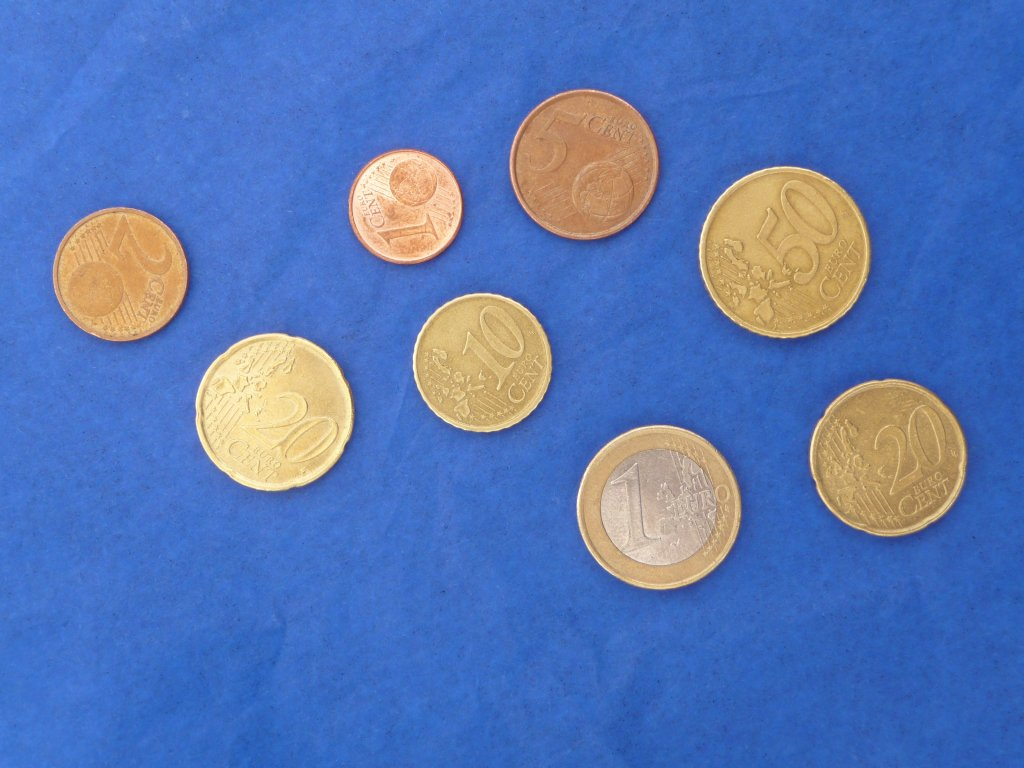
%> input picture Moedas1.jpg, 1024 x 768 px
$ octave h2.m   (GNU Octave 9; MATLAB toolbox functions it lacks are replaced by stand-ins)
%> lines starting %> are read from the running program, lines starting %| are printed output that depends on the picture; in (x1, y1, x2, y2) boxes, pixels count from 0 and x2, y2 are one past the last pixel; in counts of white or black regions, pixels touching at a corner belong together; the program's own positions count from 1
clear all, close all

thr = 140;
minArea = 20;
circularityThr = 0.05;
img = imread('Moedas1.jpg');
%> img is the input picture: size 768x1024x3 uint8; mean R, G, B 87.8, 118.8, 181

%% Plot image and each layer of the color
% [15 lines of commented-out code are left out]
%% Use the layer that separates the background best
%%figure;
%%imshow(img(:,:,1) > thr);

%% Remove noises (?)
%%figure;
se = strel('disk',3);
bw = imclose(img(:,:,1) > thr,se);
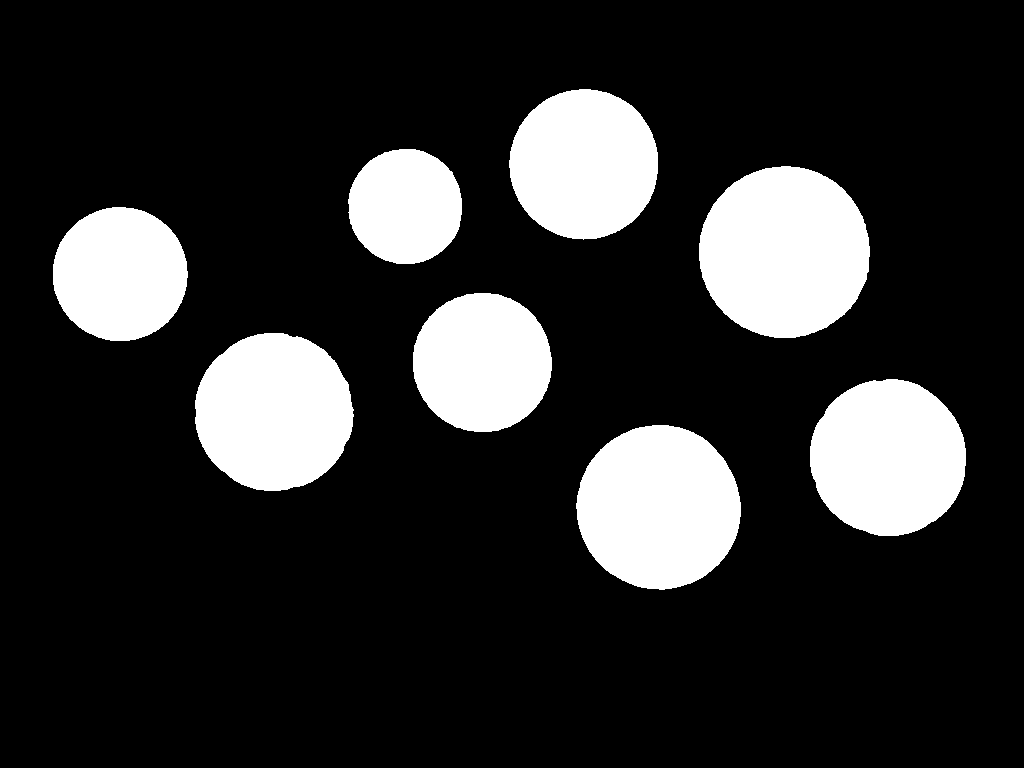
%> bw: size 768x1024 logical; 17.9% white; 8 white regions, largest, box (x1, y1, x2, y2) and area: (699, 166, 870, 338) 23112, (576, 425, 741, 590) 21171, (195, 333, 354, 491) 19659
%%imshow(bw);

%% Conected components
[lb num]=bwlabel(bw);
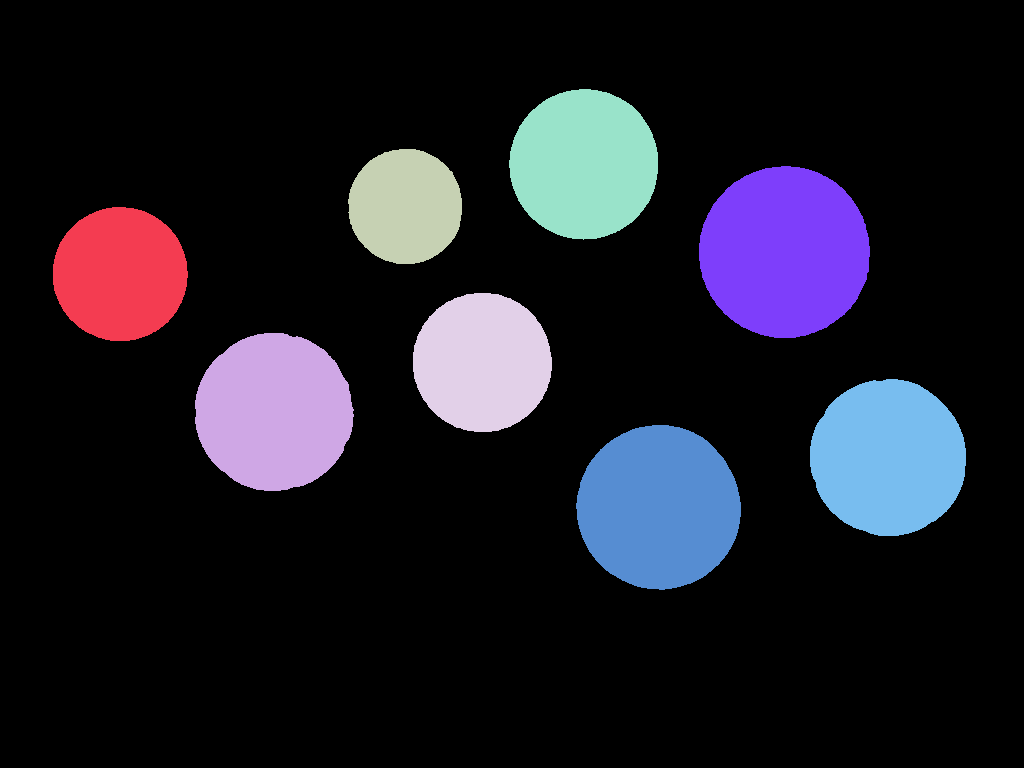
%> lb: size 768x1024 double; 9 distinct labels, from 0 to 8; one colour per label, 0 black
%> num = 8
% imshow(uint8(lb * 20));

%%
regionProps = regionprops(lb,'centroid', 'area', 'perimeter', 'FilledImage', 'Orientation','MajorAxisLength','MinorAxisLength');
%> regionProps = 8 regions; Area, Centroid, MajorAxisLength, MinorAxisLength and Orientation: 23112 [785.2 252.7] 171.9 171.2 84.21, 21171 [659.3 508] 164.9 163.5 -53.28, 19659 [274.5 412.6] 158.4 158 -22.15, 19249 [888.7 458.2] 157.5 155.6 -50.28, 17610 [584.6 164.8] 150.4 149.1 79.7, 15245 [482.8 363] 139.6 139 -57.53, 14231 [120.7 274.6] 135.1 134.2 -5.77, 10387 [406 207] 115.7 114.3 -77.52

%Compute and add fields to imageProps
newField = 'Circularity';
for i=1:num
   regionProps(i).(newField) = (4 * pi * regionProps(i).Area) / ((regionProps(i).Perimeter).^2);
end
%> this loop made 8 passes

newField = 'Sharpness';
for i=1:num
%> (the run ends here)

$ run again, with Moedas3.jpg copied over Moedas1.jpg
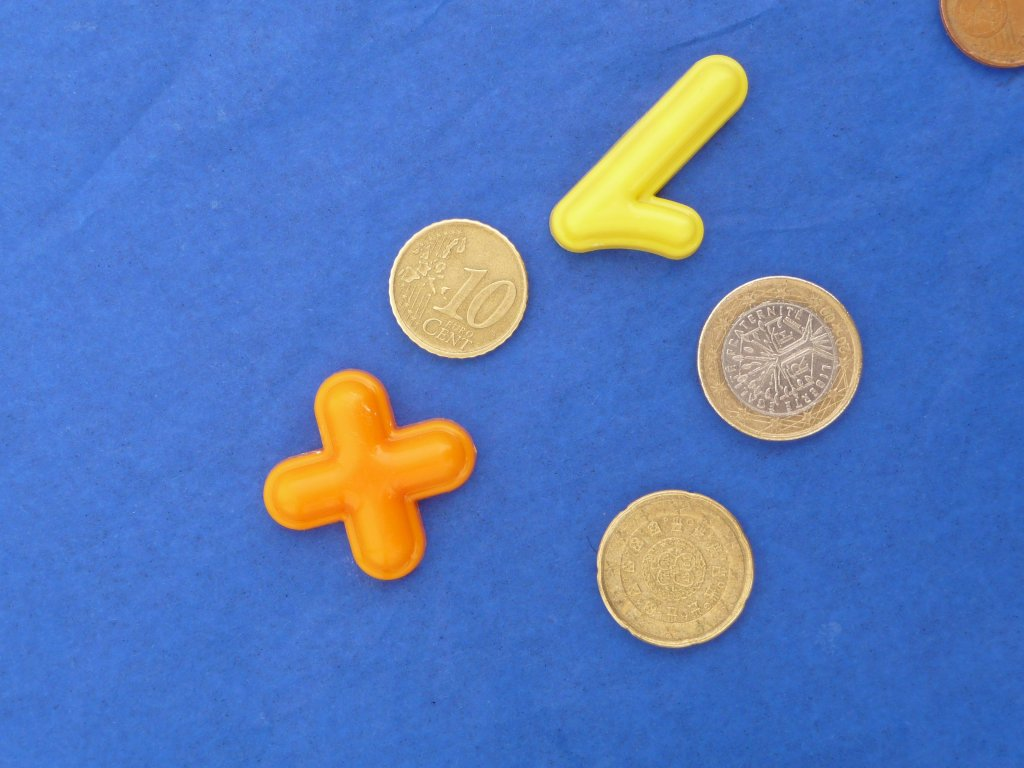
%> input picture Moedas3.jpg, 1024 x 768 px
%> img is the input picture: size 768x1024x3 uint8; mean R, G, B 87.3, 121.3, 186.2
%> `bw = imclose(img(:,:,1) > thr,se);`:
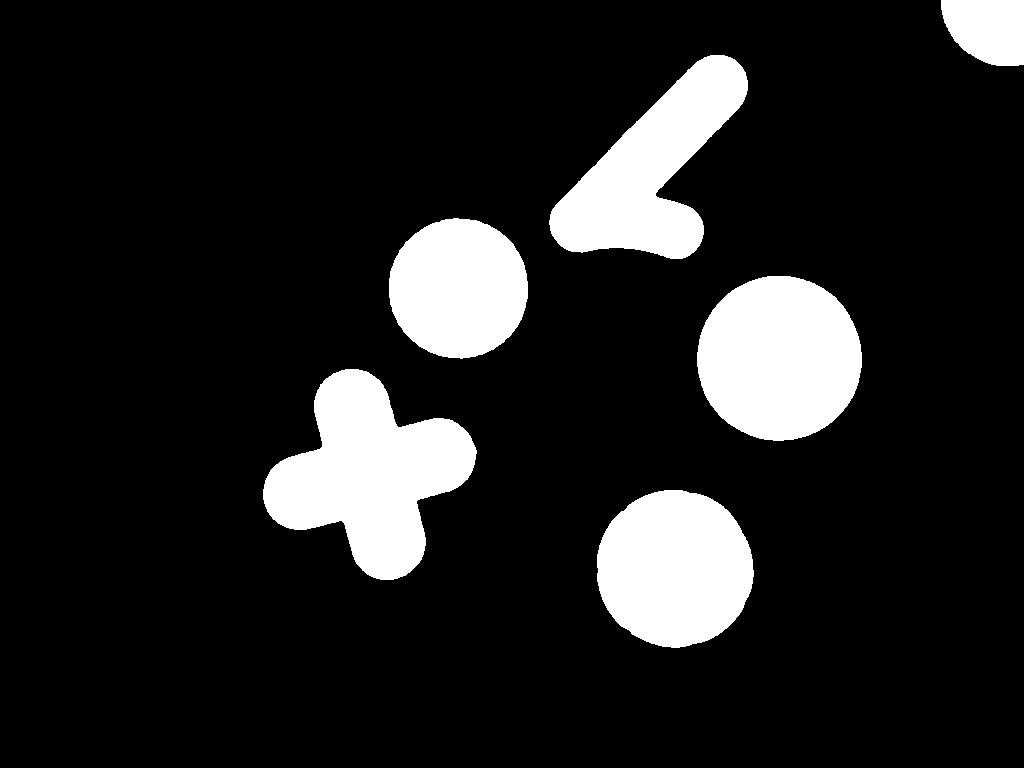
%> bw: size 768x1024 logical; 13.3% white; 6 white regions, box (x1, y1, x2, y2) and area: (263, 369, 477, 580) 24609, (697, 276, 862, 441) 21387, (597, 490, 754, 648) 19391, (549, 55, 748, 259) 19252, (389, 218, 528, 359) 15371, (941, 0, 1024, 66) 4550
%> `[lb num]=bwlabel(bw);`:
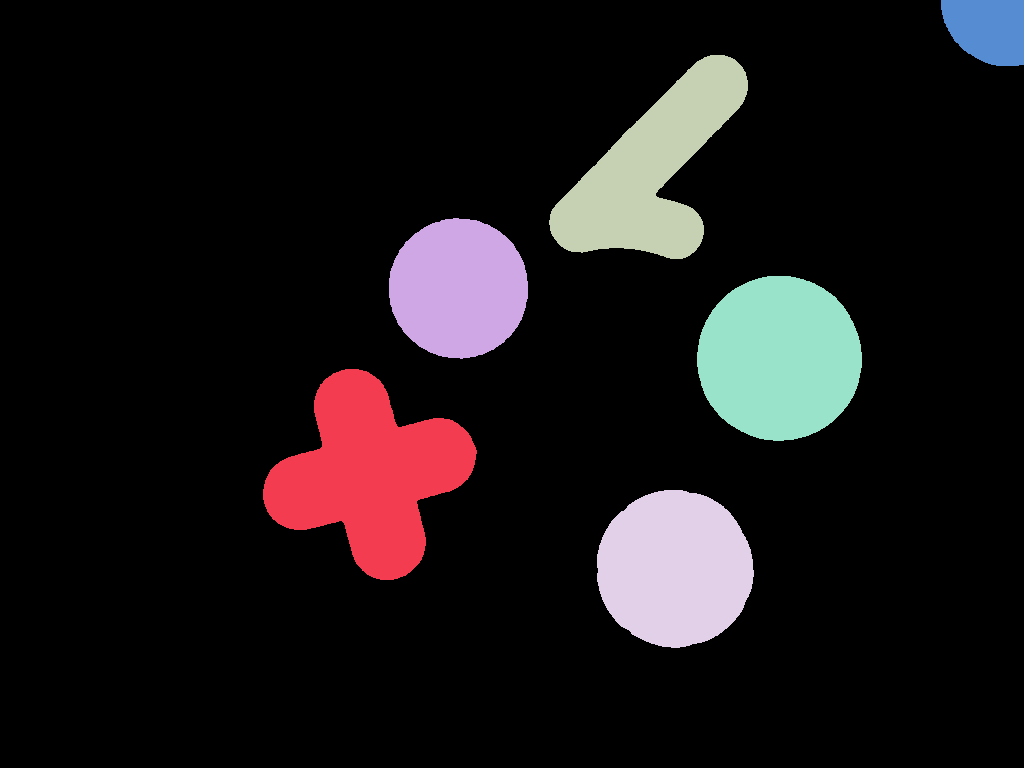
%> lb: size 768x1024 double; 7 distinct labels, from 0 to 6; one colour per label, 0 black
%> num = 6
%> regionProps = 6 regions; Area, Centroid, MajorAxisLength, MinorAxisLength and Orientation: 24609 [370.1 474.8] 191.6 189.5 25.18, 21387 [780 358.9] 165.2 164.9 89.14, 19391 [675.3 569.3] 157.9 156.4 -55.25, 19252 [652.4 170.5] 263.6 120.1 52.48, 15371 [459.1 288.9] 140.2 139.6 -85.49, 4550 [988.4 29.7] 92.47 66.14 -25.93
%> the loop `for i=1:num` made 6 passes
